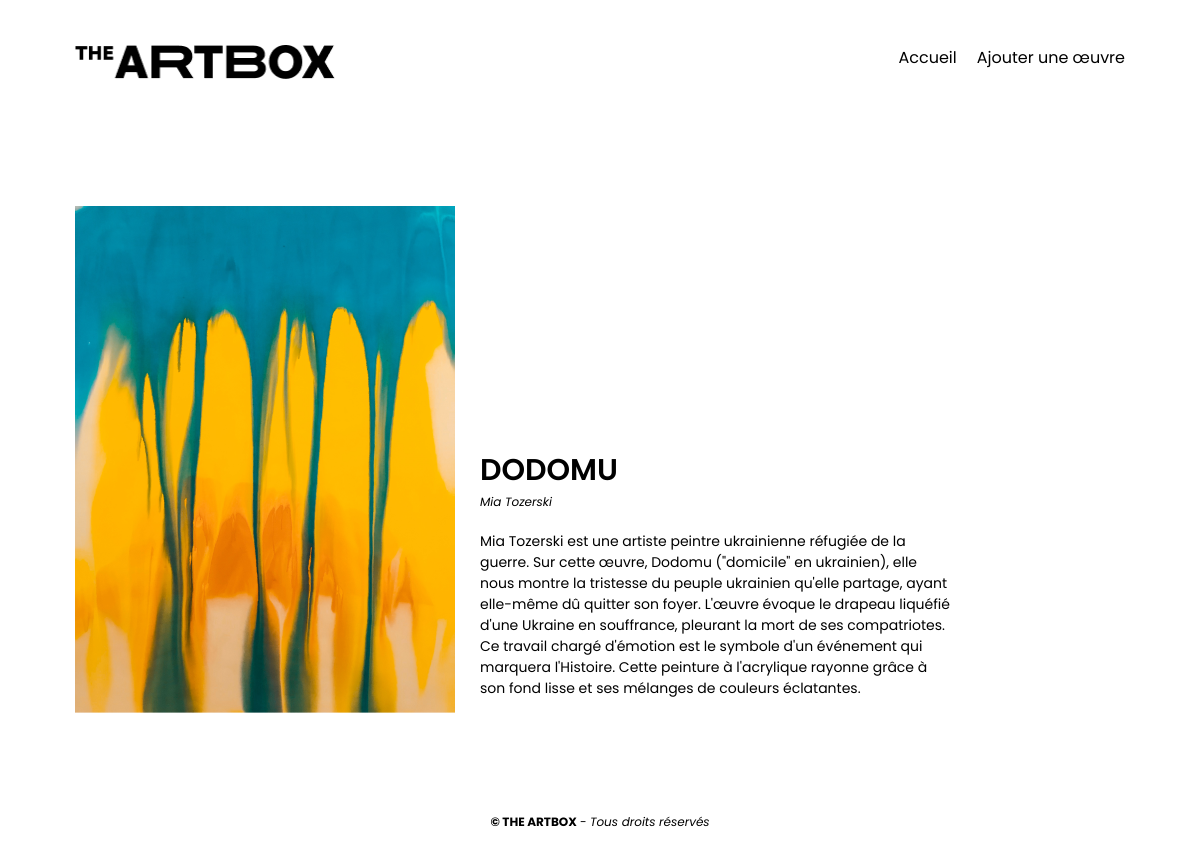
The page /oeuvre.php?id=1.php on the database its author committed.
### tables this page shows
CREATE TABLE `oeuvre` (
  `Id` int(11) NOT NULL,
  `title` varchar(50) DEFAULT NULL,
  `artist` varchar(50) DEFAULT NULL,
  `image` varchar(2048) DEFAULT NULL,
  `description` text DEFAULT NULL
);

### bdd.php (called while the page is built)
<?php
function dataBasePDO()
{
    try
    {
        return new PDO('mysql:host=localhost;dbname=artbox;charset=utf8', 'root', '', [
            PDO::ATTR_ERRMODE => PDO::ERRMODE_EXCEPTION,
            PDO::ATTR_DEFAULT_FETCH_MODE => PDO::FETCH_ASSOC,
        ]);
    }
    catch (Exception $e)
    {
        die('Erreur : ' . $e->getMessage());
    }
}

### oeuvre.php (the view, shortened to what this page needs)
<?php
    require 'header.php';
    require 'bdd.php';
    $oeuvre = getOne($_GET['id']);
    function getOne($idOeuvre)
    {
        $query = dataBasePDO()->prepare('SELECT * FROM oeuvre WHERE oeuvre.Id = :idOeuvre');
        $query->execute([':idOeuvre' => $idOeuvre]);
        return $query->fetch();
    };
?>
<?php if ($oeuvre) { ?>
    <article id="detail-oeuvre">
        <div id="img-oeuvre">
            <img src="<?= $oeuvre['image'] ?>" alt="<?= $oeuvre['title'] ?>">
        </div>
        <div id="contenu-oeuvre">
            <h1><?= $oeuvre['title'] ?></h1>
            <p class="description"><?= $oeuvre['artist'] ?></p>
            <p class="description-complete">
                <?= $oeuvre['description'] ?>
            </p>
        </div>
    </article>
<?php } else {
    header('Location: index.php');
} ?>
<?php require 'footer.php'; ?>

### header.php (shortened to what this page needs)
<!doctype html>
<html lang="fr">
<head>
    <link rel="stylesheet" href="css/style.css">
</head>
<body>
<header>
    <a href="index.php"><img src="img/logo.png" alt="Logo Artbox" id="logo"></a>
    <nav>
        <ul>
            <li><a href="index.php">Accueil</a></li>
            <li><a href="ajouter.php">Ajouter une œuvre</a></li>
        </ul>
    </nav>
</header>
<main>

### footer.php (shortened to what this page needs)
</main>
<footer>
    <p>
        <strong>© THE ARTBOX</strong> - <em>Tous droits réservés</em>
    </p>
</footer>
</body>
</html>

### css/style.css (style rules this page uses)
html, body { margin: 0; }
* { box-sizing: border-box; font-family: 'Poppins', sans-serif; }
a { text-decoration: none; color: inherit; }
header { display: flex; justify-content: space-between; max-width: 1080px; margin: auto; padding: 45px 15px; }
#logo { width: 260px; }
header ul { list-style: none; padding: 0; margin: 0; display: flex; gap: 20px; }
main { max-width: 1080px; margin: auto; }
footer { text-align: center; font-size: 12px; }
.oeuvre h2, #detail-oeuvre h1 { text-transform: uppercase; margin-top: 0; margin-bottom: 0; font-weight: 600; font-size: 30px; }
.oeuvre .description, #detail-oeuvre .description { font-style: italic; margin-top: 0; font-size: 12px; margin-bottom: 20px; }
#detail-oeuvre { display: flex; flex-wrap: wrap; align-items: end; margin-bottom: 100px; margin-top: 75px; font-size: 14px; padding: 0 15px; }
#img-oeuvre { margin-right: 25px; }
#img-oeuvre img { max-width: 470px; margin: auto; display: block; }
#contenu-oeuvre { max-width: 470px; }

### rows shown on the page
oeuvre: image (picture), title "DODOMU", artist "Mia Tozerski", description "Mia Tozerski est une artiste peintre ukrainienne réfugiée de la guerre. Sur cette œuvre, Dodomu (\"domicile\" en ukrainien), elle nous montre la tristesse du peuple ukrainien qu'elle partage, ayant elle-même dû quitter son foyer. L'œuvre évoque le drapeau liquéfié d'une Ukraine en souffrance, pleurant la mort de ses compatriotes. Ce travail chargé d'émotion est le symbole d'un événement qui marquera l'Histoire. Cette peinture à l'acrylique rayonne grâce à son fond lisse et ses mélanges de couleurs éclatantes."
